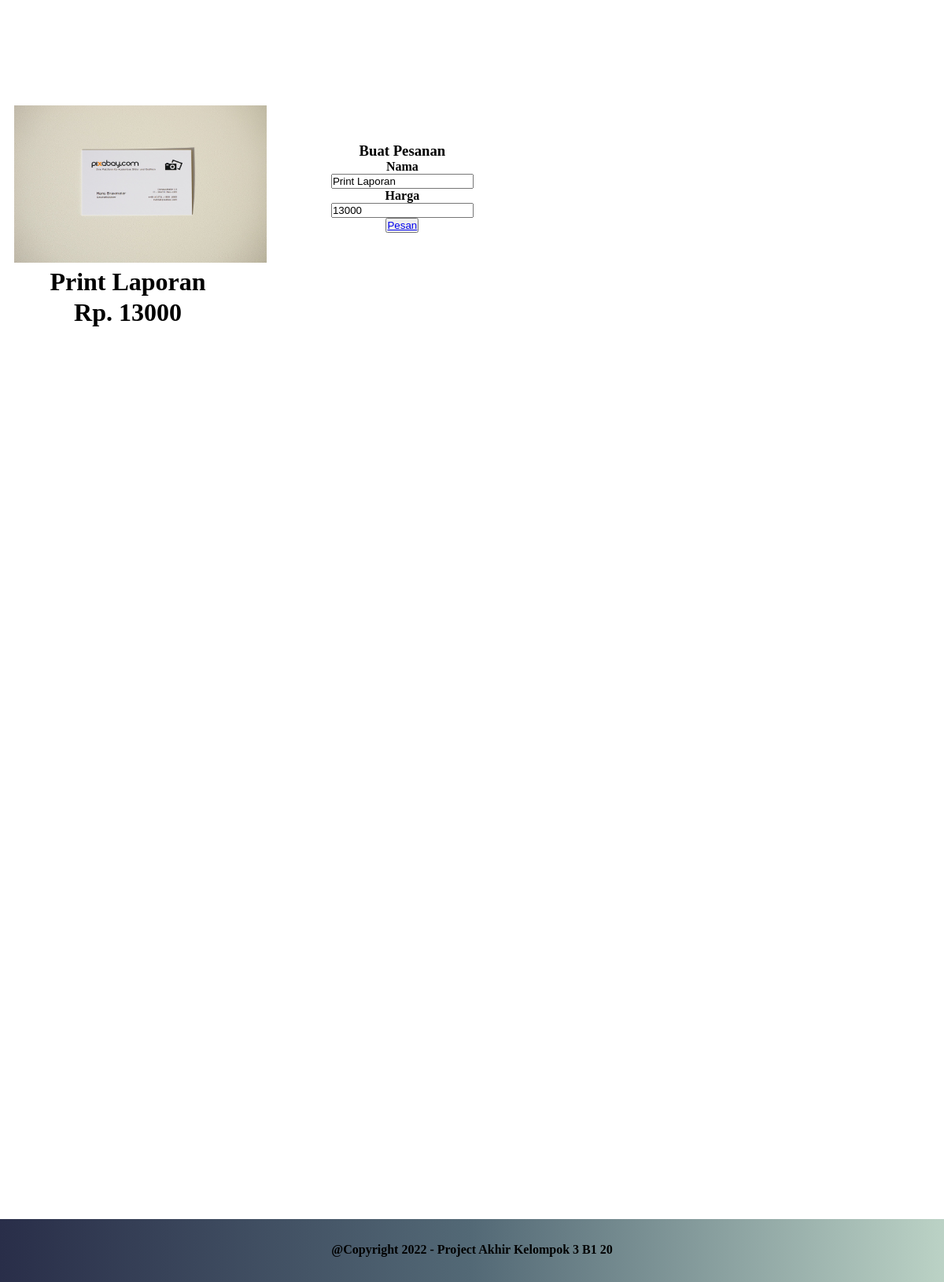
/users/form-pesan.php?id=5, run on the app's committed database.
### tables this page shows
CREATE TABLE `layanan` (
  `id` int(11) NOT NULL,
  `jenis_layanan` varchar(255) NOT NULL,
  `harga` int(11) NOT NULL,
  `gambar_layanan` varchar(255) NOT NULL
);

### users/form-pesan.php (the view, shortened to what this page needs)
<?php
    require "../config.php";
    if(isset($_GET['id'])){
        $cart = $_GET['id'];
        $query = mysqli_query($db, "SELECT * FROM layanan WHERE id='$cart'");
        $result = mysqli_fetch_array($query);
    } else {
        $query = mysqli_query($db, "SELECT * FROM Layanan");
    }
?>
<!DOCTYPE html>
<html lang="en">
<head>
    <link rel="stylesheet" href="../style/style.css">
    <link rel="stylesheet" href="../style/dark-mode.css">
    <link rel="stylesheet" href="../style/form-pesan-style.css">
</head>
<body>
    <div class="main">
    <div class="main-checkout">
            <table>
                <tr>
                    <th class="co-pic"><img src="../upload/.<?=$result['gambar_layanan']?>" alt="<?=$row['gambar_layanan']?>" width="321px" height="200"><br></th>
                    <th>
                        <form class="main-checkout" method="POST" enctype="multipart/form-data">
                            <div class="input-detail-pesanan">
                                <br><h3>Buat Pesanan</h3>
                                <label for="nama">Nama</label><br>
                                <input value='<?=$result['jenis_layanan']?>' readonly><br>
                                <label for="harga">Harga</label><br>
                                <input value='<?=$result['harga']?>' readonly><br>
                                <button><a href="https://api.whatsapp.com/send?phone=6283190933390&text= Halo, Saya Ingin Memesan Layanan Anda &#128075 <?php echo "%0a" ?> Pesanan: <?=$result['jenis_layanan']?> <?php echo "%0a" ?> Harga: <?=$result['harga']?> <?php echo "%0a" ?> Jumlah: <?php echo "%0a" ?> Request: ">Pesan</button></a>
                            </form>
                        </div>
                <tr>
                    <th><p><?=$result['jenis_layanan']?></p></th> <br>
                </tr>
                <tr>
                    <th><p>Rp. <?=$result['harga']?></p></th>
                </tr>
        </div>
    <footer>
        <div class="copyright">
            <p><center>@Copyright 2022 - Project Akhir Kelompok 3 B1 20</center></p>
        </div>
    </footer>
</body>
</html>

### style/style.css (style rules this page uses)
* { margin: 0; padding: 0; }
.main { height: 1500px; position: static; }
footer { background-image: linear-gradient(to left, rgb(187, 210, 197), rgb(83, 105, 118), rgb(41, 46, 73)); }
.copyright { height: 50px; padding-top: 30px; font-size: 16px; font-weight: bold; width: 100%; }

### style/form-pesan-style.css (style rules this page uses)
.main-checkout { margin-top: 50px; }
.main-checkout table p { font-size: 32px; }
form { display: grid; grid-template-columns: 200px 1fr; grid-gap: 16px; padding-left: 40%; padding-right: 35%; }
.main-checkout img { margin-left: 5%; margin-top: 20%; }

### data on the page
layanan: gambar_layanan (picture), jenis_layanan "Print Laporan", harga "13000"
